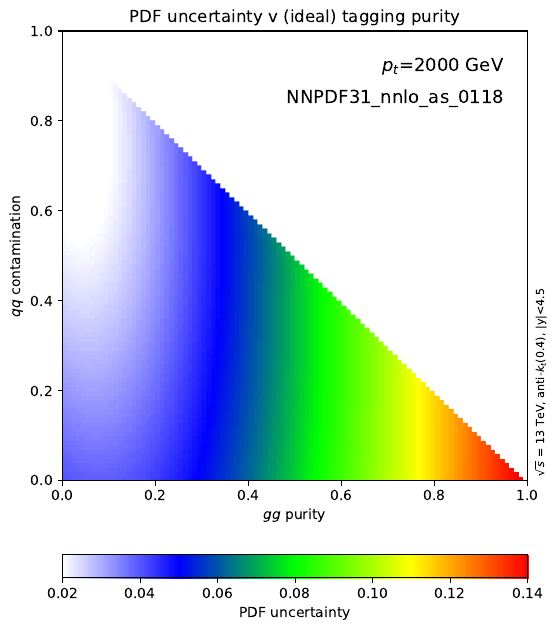

Python code for this plot:
#! /usr/bin/env python3
#
# For a given shape (and pt), make a plot of the qq qg and gg
# distributyions in the lambda1 lambda2 plane

from hfile import *
import argparse
import numpy as np
import os
import math

import matplotlib.pyplot as plt
from matplotlib import cm
from matplotlib.backends.backend_pdf import PdfPages
from matplotlib.colors import LinearSegmentedColormap
from matplotlib.colors import LogNorm


parser = argparse.ArgumentParser()

parser.add_argument('-pt',  type=float, default=2000, help='pt cut')    
parser.add_argument('-pdf', type=str, default='NNPDF31_nnlo_as_0118', help='name of the shape to process')
parser.add_argument('-lumi',  type=float, default=300.0, help='integrated lumi in fb^{-1}')
parser.add_argument('-epsg',  type=float, default=0.42, help='gluon tagging efficiency')


args = parser.parse_args()

script_dir = os.path.dirname(__file__)

# read in the cross-sections split in final-state channels
born_array={}
born_array['qq']=get_array(os.path.join(script_dir,'../res/lhc13-'+args.pdf+'_all-ymax4.5-xx2qq.res'))
born_array['qg']=get_array(os.path.join(script_dir,'../res/lhc13-'+args.pdf+'_all-ymax4.5-qg2qg.res'))
born_array['gg']=get_array(os.path.join(script_dir,'../res/lhc13-'+args.pdf+'_all-ymax4.5-xx2gg.res'))
channels={'qq', 'qg', 'gg'}

nsets=born_array['qq'].shape[1]
pts=born_array['qq'][:,0]

born_xs={}        # all BBorn-level x-sections at pt
born_xs_avg={}    # average
born_xs_delta={}  # RELATIVE dispersion
print ('raw cross-sections')
print ('channel   average    rel_unc')
for c in channels:
    born_xs[c] = numpy.asarray([ np.interp(args.pt, pts, born_array[c][:,i]) for i in range(1,nsets)])
    born_xs_avg[c] = born_xs[c][0]
    born_xs_delta[c] = math.sqrt(np.sum((born_xs[c][1:]-born_xs_avg[c])*(born_xs[c][1:]-born_xs_avg[c]))/nsets)/born_xs_avg[c]
    print (f'  {c:7}{born_xs_avg[c]:.5g} {born_xs_delta[c]:9.6f}')
print ('----------------------------------------')

cmapdict={'red' :  ((0.0,  1.0, 1.0),
                    (0.25, 0.0, 0.0),
                    (0.5,  0.0, 0.0),
                    (0.75, 1.0, 1.0),
                    (1.0 , 1.0, 1.0)),
          'green': ((0.0,  1.0, 1.0),
                    (0.25, 0.0, 0.0),
                    (0.5,  1.0, 1.0),
                    (0.75, 1.0, 1.0),
                    (1.0 , 0.0, 0.0)),
          'blue':  ((0.0,  1.0, 1.0),
                    (0.25, 1.0, 1.0),
                    (0.5,  0.0, 0.0),
                    (0.75, 0.0, 0.0),
                    (1.0 , 0.0, 0.0))}
my_cmap = LinearSegmentedColormap('user-defined', cmapdict)


pdfname = 'performance-plots.pdf'
with PdfPages(pdfname) as pdf:
    # plot the (relative) PDF uncertainty as a function of purities
    fig = plt.figure(figsize=(6,8))
    plt.title('PDF uncertainty v (ideal) tagging purity')
    ax=fig.add_subplot(111)
    ax.set_xlabel('$gg$ purity')
    ax.set_ylabel('$qq$ contamination')
    plt.text(1.015,0.01,r'$\sqrt{s}$ = 13 TeV, anti-$k_t$(0.4), |y|<4.5', fontsize=8, rotation=90, horizontalalignment='left', verticalalignment='bottom', transform=ax.transAxes)
    plt.text(0.95,0.92,r'$p_t$='+str(args.pt)+' GeV', fontsize=13, horizontalalignment='right', verticalalignment='center', transform=ax.transAxes)
    plt.text(0.95,0.85,args.pdf, fontsize=13, horizontalalignment='right', verticalalignment='center', transform=ax.transAxes)
    plt.imshow([[math.sqrt((pqq*born_xs_delta['qq'])**2+((1-pqq-pgg)*born_xs_delta['qg'])**2+(pgg*born_xs_delta['gg'])**2) if pqq+pgg<1 else 0 for pgg in np.linspace(0,1,100) ] for pqq in np.linspace(0,1,100)], origin='lower', aspect='auto', vmin=0.02, vmax=0.14, cmap=my_cmap, extent=[0, 1, 0, 1])
    cbar = plt.colorbar(orientation='horizontal', pad=0.12, label='PDF uncertainty')
    pdf.savefig(bbox_inches='tight')
    plt.close()

    #now assume factorisation
    pgg=np.linspace(0.0,1.0,100)
    epsq_over_epsg=0.5*(np.sqrt((born_xs_avg['qg']/born_xs_avg['qq'])**2+4*born_xs_avg['gg']/born_xs_avg['qq']*(1/pgg-1))-born_xs_avg['qg']/born_xs_avg['qq'])
    delta_pdf=pgg*np.sqrt(born_xs_delta['gg']**2 + (epsq_over_epsg*born_xs_avg['qg']/born_xs_avg['gg']*born_xs_delta['qg'])**2  + (epsq_over_epsg**2*born_xs_avg['qq']/born_xs_avg['gg']*born_xs_delta['qq'])**2)

    # number of events per lumi*espg^2
    #
    # we need the cross-section above pt
    born_above={}
    for c in channels:
        b=born_array[c][:,1]
        born_above_array=b.copy()
        born_above_array[len(b)-1]=0.5*b[len(b)-1]*(6500-pts[len(b)-1])
        for i in range(len(b)-2,-1,-1):
            born_above_array[i]=born_above_array[i+1]+0.5*(b[i]+b[i+1])*(pts[i+1]-pts[i])
        born_above[c]=np.interp(args.pt, pts, born_above_array)

    nev_per_lepsg2=born_above['gg']+epsq_over_epsg*born_above['qg']+epsq_over_epsg*epsq_over_epsg*born_above['qq']
    delta_stat=1/(args.epsg*np.sqrt(args.lumi*1e6*nev_per_lepsg2))
    
    fig = plt.figure(figsize=(6,6))
    plt.title('PDF uncertainty v (ideal) tagging purity')
    ax=fig.add_subplot(111)
    ax.tick_params(which='both', direction='in')
    ax.set_xlabel('$gg$ purity')
    ax.set_ylabel('PDF uncertainty')
    plt.xlim(0,1)
    plt.ylim(0,0.14)
    plt.xticks(np.linspace(0,1,11))
    plt.yticks(np.linspace(0,0.14,15))
    plt.grid(True,ls='--',lw=0.5)
    plt.text(1.015,0.01,r'$\sqrt{s}$ = 13 TeV, anti-$k_t$(0.4), |y|<4.5', fontsize=8, rotation=90, horizontalalignment='left', verticalalignment='bottom', transform=ax.transAxes)
    plt.text(0.95,0.16, r'${\cal L}$='+f'{args.lumi:g}'+r' fb$^{-1}$, $\varepsilon_g=$'+f'{args.epsg:g}', fontsize=13, horizontalalignment='right', verticalalignment='center', transform=ax.transAxes)
    plt.text(0.95,0.10, r'$p_t$='+str(args.pt)+' GeV', fontsize=13, horizontalalignment='right', verticalalignment='center', transform=ax.transAxes)
    plt.text(0.95,0.04, args.pdf,                      fontsize=13, horizontalalignment='right', verticalalignment='center', transform=ax.transAxes)
    plt.plot(pgg, delta_pdf, color='blue', ls='-', label='PDF uncertainty', lw=2)
    plt.plot(pgg, 0.05+0.0*pgg, color='red', ls=':', label='syst. uncert', lw=2)
    plt.plot(pgg, delta_stat, color='green', ls='--', label='stat. uncert', lw=2)
    ax.legend(loc='upper left')
    pdf.savefig(bbox_inches='tight')
    plt.close()
    
    # try to see what quark mistag rate this all corresponds to
    fig = plt.figure(figsize=(6,6))
    plt.title('quark mistag rate')
    ax=fig.add_subplot(111)
    ax.tick_params(which='both', direction='in')
    ax.set_xlabel('$gg$ purity')
    ax.set_ylabel(r'$\varepsilon_q$')
    plt.xlim(0,1)
    plt.ylim(0,1.0)
    plt.xticks(np.linspace(0,1,11))
    plt.yticks(np.linspace(0,1.0,11))
    plt.grid(True,ls='--',lw=0.5)
    plt.text(1.015,0.01,r'$\sqrt{s}$ = 13 TeV, anti-$k_t$(0.4), |y|<4.5', fontsize=8, rotation=90, horizontalalignment='left', verticalalignment='bottom', transform=ax.transAxes)
    plt.text(0.95,0.95, r'${\cal L}$='+f'{args.lumi:g}'+r' fb$^{-1}$, $\varepsilon_g=$'+f'{args.epsg:g}', fontsize=13, horizontalalignment='right', verticalalignment='center', transform=ax.transAxes)
    plt.text(0.95,0.89, r'$p_t$='+str(args.pt)+' GeV', fontsize=13, horizontalalignment='right', verticalalignment='center', transform=ax.transAxes)
    plt.text(0.95,0.83, args.pdf,                      fontsize=13, horizontalalignment='right', verticalalignment='center', transform=ax.transAxes)
    plt.plot(pgg, epsq_over_epsg*args.epsg, color='blue', ls='-', label='$q$ mistag rate', lw=2)
    pdf.savefig(bbox_inches='tight')
    plt.close()
    
    # now we can see how taggers perform
    # We study several cases:
    #  - Casimir scaling,
    #  - ECF
   
    taggers=[]
    efficiencies={}
    colours={}

    # Casimir scaling: eps_g=eps_g^(CA/CF)
    tagger_name=r'Casimir: $(1-\varepsilon_g)^{C_F}=(1-\varepsilon_q)^{C_A}$'
    taggers.append(tagger_name)
    colours[tagger_name] = 'red'
    efficiencies[tagger_name]={'g' : np.linspace(0.0, 1.0, 101)}
    efficiencies[tagger_name]['q'] =  1.0-np.power(1.0-efficiencies[tagger_name]['g'], 4.0/9.0)

    # ECF
    tagger_name=r'ECF$^{(0.5)}$ [LH15]'
    taggers.append(tagger_name)
    colours[tagger_name] = 'green'
    efficiencies[tagger_name]={}
    for f in ['q', 'g']:
        distrib=get_array('../../../taggers-code/res/lhc13-py8.230_M13-'+f+f+'2'+f+f+'-ptmin'+str(args.pt)+'-full.res', 'plain_ecf_0.5')
        #eps_v_cut[f]=np.max(1.0-numpy.cumsum(distrib[:,3]*(distrib[:,2]-distrib[:,0])), 0.0) # avoid rounding close to enf of spectrum
        efficiencies[tagger_name][f]=1.0-numpy.cumsum(distrib[:,3]*(distrib[:,2]-distrib[:,0]))
        efficiencies[tagger_name][f] = numpy.insert(efficiencies[tagger_name][f],0, 1.0)

    # ISD
    tagger_name=r'SD$_{(\beta=2,z_{\mathrm{cut}}=0.05)}$ + $n_{LH}^{(1\,\mathrm{ GeV})}$ [LH17,19]'
    taggers.append(tagger_name)
    colours[tagger_name] = 'blue'
    efficiencies[tagger_name]={}
    for f in ['q', 'g']:
        distrib=get_array('../../../taggers-code/res/lhc13-py8.230_M13-'+f+f+'2'+f+f+'-ptmin'+str(args.pt)+'-full.res', 'sd_isd_1.0')
        #eps_v_cut[f]=np.max(1.0-numpy.cumsum(distrib[:,3]*(distrib[:,2]-distrib[:,0])), 0.0) # avoid rounding close to enf of spectrum
        efficiencies[tagger_name][f]=1.0-numpy.cumsum(distrib[:,3]*(distrib[:,2]-distrib[:,0]))
        efficiencies[tagger_name][f] = numpy.insert(efficiencies[tagger_name][f],0, 1.0)

    # NN
    tagger_name=r'Neural Network-like'
    taggers.append(tagger_name)
    colours[tagger_name] = 'black'
    efficiencies[tagger_name]={'q' : np.linspace(0.0, 1.0, 101)}
    efficiencies[tagger_name]['g'] =  1.0-(np.exp(8.0*(1.0-efficiencies[tagger_name]['q']))-1)/(math.exp(8.0)-1)

    # once we have the efficiencies we can compute all the rest: purity, pdf uncert, stat uncert, ...
    stat_uncerts={}
    pdf_uncerts={}
    for tagger in taggers:
        nev_qq = args.lumi*1e6*born_above['qq']*efficiencies[tagger]['q']*efficiencies[tagger]['q']
        nev_qg = args.lumi*1e6*born_above['qg']*efficiencies[tagger]['q']*efficiencies[tagger]['g']
        nev_gg = args.lumi*1e6*born_above['gg']*efficiencies[tagger]['g']*efficiencies[tagger]['g']
        nev_tot = nev_qq + nev_qg + nev_gg
        frac_qq = nev_qq/nev_tot
        frac_qg = nev_qg/nev_tot
        frac_gg = nev_gg/nev_tot
        pdf_uncerts[tagger]=np.sqrt((frac_gg*born_xs_delta['gg'])**2 + (frac_qg*born_xs_delta['qg'])**2  + (frac_qq*born_xs_delta['qq'])**2)
        stat_uncerts[tagger]=1.0/numpy.sqrt(nev_tot)

        
    # plot ROC curves
    fig = plt.figure(figsize=(6,6))
    plt.title('ROC curves for a few selected taggers')
    ax=fig.add_subplot(111)
    ax.tick_params(which='both', direction='in')
    ax.set_xlabel(r'$\varepsilon_g$')
    ax.set_ylabel(r'$\varepsilon_q$')
    plt.xlim(0,1)
    plt.ylim(0,1.0)
    plt.xticks(np.linspace(0,1,11))
    plt.yticks(np.linspace(0,1.0,11))
    plt.grid(True,ls='--',lw=0.5)
    plt.text(1.015,0.01,r'$\sqrt{s}$ = 13 TeV, anti-$k_t$(0.4), |y|<4.5', fontsize=8, rotation=90, horizontalalignment='left', verticalalignment='bottom', transform=ax.transAxes)
    plt.text(0.05,0.59, r'$p_t$='+str(args.pt)+' GeV', fontsize=13, horizontalalignment='left', verticalalignment='center', transform=ax.transAxes)
    plt.text(0.05,0.53, 'Pythia8.230(Monash13)',       fontsize=13, horizontalalignment='left', verticalalignment='center', transform=ax.transAxes)
    for tagger in taggers:
        plt.plot(efficiencies[tagger]['g'], efficiencies[tagger]['q'], color=colours[tagger], ls='-', label=tagger, lw=2)
    ax.legend(loc='upper left')
    pdf.savefig(bbox_inches='tight')
    plt.close()
        
    # plot uncertainties
    fig = plt.figure(figsize=(6,6))
    plt.title('ROC curves for a few selected taggers')
    ax=fig.add_subplot(111)
    ax.tick_params(which='both', direction='in')
    ax.set_xlabel(r'$\varepsilon_g$')
    ax.set_ylabel(r'$\varepsilon_q$')
    plt.xlim(0,1)
    plt.ylim(0,0.1)
    plt.xticks(np.linspace(0,1,11))
    plt.yticks(np.linspace(0,plt.ylim()[1],11))
    plt.grid(True,ls='--',lw=0.5)
    plt.text(1.015,0.01,r'$\sqrt{s}$ = 13 TeV, anti-$k_t$(0.4), |y|<4.5', fontsize=8, rotation=90, horizontalalignment='left', verticalalignment='bottom', transform=ax.transAxes)
    plt.text(0.04,0.17, r'$p_t$='+str(args.pt)+' GeV, ${\cal L}$='+f'{args.lumi:g}'+r' fb$^{-1}$', fontsize=13, horizontalalignment='left', verticalalignment='center', transform=ax.transAxes)
    plt.text(0.04,0.115, args.pdf,                                                                  fontsize=13, horizontalalignment='left', verticalalignment='center', transform=ax.transAxes)
    plt.text(0.04,0.06, 'Pythia8.230(Monash13)',                                                   fontsize=13, horizontalalignment='left', verticalalignment='center', transform=ax.transAxes)

    plt.text(0.865,0.677, r'solid: $\delta_{\mathrm{PDF}}$',   fontsize=13, horizontalalignment='right', verticalalignment='center', transform=ax.transAxes)
    plt.text(0.865,0.622, r'dashed: $\delta_{\mathrm{stat}}$', fontsize=13, horizontalalignment='right', verticalalignment='center', transform=ax.transAxes)
    plt.text(0.865,0.567, r'dotted: $\delta_{\mathrm{syst}}$', fontsize=13, horizontalalignment='right', verticalalignment='center', transform=ax.transAxes)

    plt.plot(np.linspace(0,1,2), 0.05+0.0*np.linspace(0,1,2), color='black', ls=':', lw=2)
    for tagger in taggers:
        plt.plot(efficiencies[tagger]['g'], pdf_uncerts [tagger], color=colours[tagger], ls='-', label=tagger, lw=2)
        plt.plot(efficiencies[tagger]['g'], stat_uncerts[tagger], color=colours[tagger], ls='--', lw=2)
    ax.legend(loc='upper right')
    pdf.savefig(bbox_inches='tight')
    plt.close()
    
